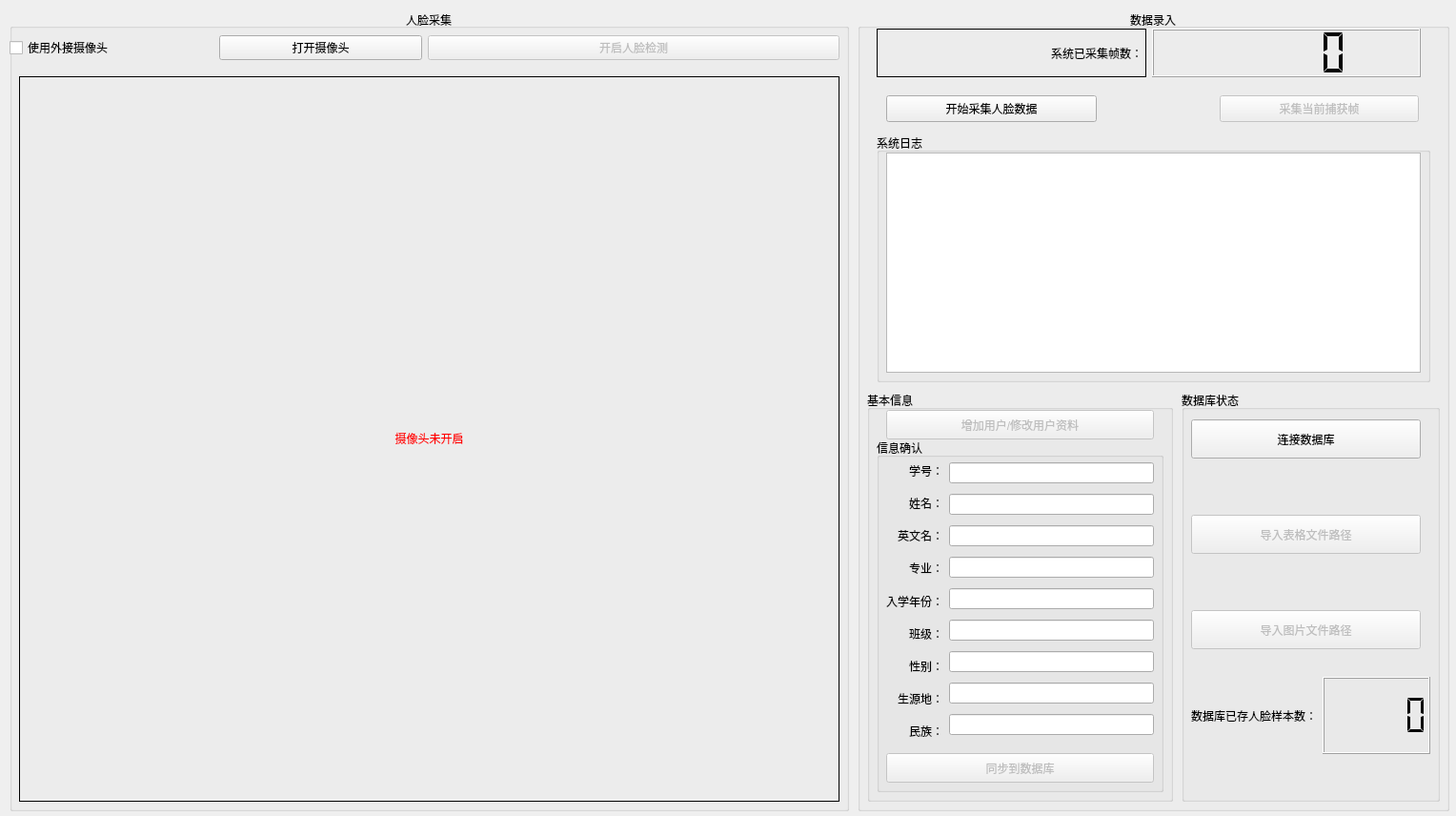
<?xml version="1.0" encoding="UTF-8"?>
<ui version="4.0">
 <class>dataRecordUI</class>
 <widget class="QWidget" name="dataRecordUI">
  <property name="geometry">
   <rect>
    <x>0</x>
    <y>0</y>
    <width>1528</width>
    <height>856</height>
   </rect>
  </property>
  <property name="windowTitle">
   <string>OpenCV Face Recognition System - DataRecord</string>
  </property>
  <widget class="QGroupBox" name="faceRecordGroupBox">
   <property name="geometry">
    <rect>
     <x>10</x>
     <y>10</y>
     <width>881</width>
     <height>841</height>
    </rect>
   </property>
   <property name="title">
    <string>人脸采集</string>
   </property>
   <property name="alignment">
    <set>Qt::AlignCenter</set>
   </property>
   <property name="flat">
    <bool>false</bool>
   </property>
   <widget class="QLabel" name="faceDetectCaptureLabel">
    <property name="geometry">
     <rect>
      <x>10</x>
      <y>70</y>
      <width>861</width>
      <height>761</height>
     </rect>
    </property>
    <property name="frameShape">
     <enum>QFrame::Box</enum>
    </property>
    <property name="text">
     <string>&lt;font color=red&gt;摄像头未开启&lt;/font&gt;</string>
    </property>
    <property name="alignment">
     <set>Qt::AlignCenter</set>
    </property>
   </widget>
   <widget class="QWidget" name="layoutWidget">
    <property name="geometry">
     <rect>
      <x>0</x>
      <y>20</y>
      <width>871</width>
      <height>41</height>
     </rect>
    </property>
    <layout class="QHBoxLayout" name="controlHorizontalLayout">
     <item>
      <layout class="QHBoxLayout" name="webcamHorizontalLayout">
       <item>
        <widget class="QCheckBox" name="useExternalCameraCheckBox">
         <property name="text">
          <string>使用外接摄像头</string>
         </property>
        </widget>
       </item>
       <item>
        <widget class="QPushButton" name="startWebcamButton">
         <property name="text">
          <string>打开摄像头</string>
         </property>
        </widget>
       </item>
      </layout>
     </item>
     <item>
      <widget class="QPushButton" name="enableFaceDetectButton">
       <property name="enabled">
        <bool>false</bool>
       </property>
       <property name="text">
        <string>开启人脸检测</string>
       </property>
      </widget>
     </item>
    </layout>
   </widget>
  </widget>
  <widget class="QGroupBox" name="dataGroupBox">
   <property name="geometry">
    <rect>
     <x>900</x>
     <y>10</y>
     <width>621</width>
     <height>841</height>
    </rect>
   </property>
   <property name="title">
    <string>数据录入</string>
   </property>
   <property name="alignment">
    <set>Qt::AlignCenter</set>
   </property>
   <widget class="QGroupBox" name="userInfoGroupBox">
    <property name="geometry">
     <rect>
      <x>10</x>
      <y>400</y>
      <width>321</width>
      <height>431</height>
     </rect>
    </property>
    <property name="title">
     <string>基本信息</string>
    </property>
    <widget class="QGroupBox" name="infoConfirmGroupBox">
     <property name="geometry">
      <rect>
       <x>10</x>
       <y>50</y>
       <width>301</width>
       <height>371</height>
      </rect>
     </property>
     <property name="title">
      <string>信息确认</string>
     </property>
     <widget class="QWidget" name="layoutWidget_3">
      <property name="geometry">
       <rect>
        <x>10</x>
        <y>20</y>
        <width>281</width>
        <height>301</height>
       </rect>
      </property>
      <layout class="QHBoxLayout" name="infoConfirmHorizontalLayout">
       <item>
        <layout class="QVBoxLayout" name="keyVerticalLayout">
         <item>
          <widget class="QLabel" name="stuIDLabel">
           <property name="frameShape">
            <enum>QFrame::NoFrame</enum>
           </property>
           <property name="text">
            <string>学号：</string>
           </property>
           <property name="alignment">
            <set>Qt::AlignRight|Qt::AlignTrailing|Qt::AlignVCenter</set>
           </property>
          </widget>
         </item>
         <item>
          <widget class="QLabel" name="cnNameLabel">
           <property name="frameShape">
            <enum>QFrame::NoFrame</enum>
           </property>
           <property name="text">
            <string>姓名：</string>
           </property>
           <property name="alignment">
            <set>Qt::AlignRight|Qt::AlignTrailing|Qt::AlignVCenter</set>
           </property>
          </widget>
         </item>
         <item>
          <widget class="QLabel" name="enNameLabel">
           <property name="frameShape">
            <enum>QFrame::NoFrame</enum>
           </property>
           <property name="text">
            <string>英文名：</string>
           </property>
           <property name="alignment">
            <set>Qt::AlignRight|Qt::AlignTrailing|Qt::AlignVCenter</set>
           </property>
          </widget>
         </item>
         <item>
          <widget class="QLabel" name="MajorLabel">
           <property name="frameShape">
            <enum>QFrame::NoFrame</enum>
           </property>
           <property name="text">
            <string>专业：</string>
           </property>
           <property name="alignment">
            <set>Qt::AlignRight|Qt::AlignTrailing|Qt::AlignVCenter</set>
           </property>
          </widget>
         </item>
         <item>
          <widget class="QLabel" name="GradeLabel">
           <property name="frameShape">
            <enum>QFrame::NoFrame</enum>
           </property>
           <property name="text">
            <string>入学年份：</string>
           </property>
           <property name="alignment">
            <set>Qt::AlignRight|Qt::AlignTrailing|Qt::AlignVCenter</set>
           </property>
          </widget>
         </item>
         <item>
          <widget class="QLabel" name="ClassLabel">
           <property name="frameShape">
            <enum>QFrame::NoFrame</enum>
           </property>
           <property name="text">
            <string>班级：</string>
           </property>
           <property name="alignment">
            <set>Qt::AlignRight|Qt::AlignTrailing|Qt::AlignVCenter</set>
           </property>
          </widget>
         </item>
         <item>
          <widget class="QLabel" name="SexLabel">
           <property name="frameShape">
            <enum>QFrame::NoFrame</enum>
           </property>
           <property name="text">
            <string>性别：</string>
           </property>
           <property name="alignment">
            <set>Qt::AlignRight|Qt::AlignTrailing|Qt::AlignVCenter</set>
           </property>
          </widget>
         </item>
         <item>
          <widget class="QLabel" name="ProvinceLabel">
           <property name="frameShape">
            <enum>QFrame::NoFrame</enum>
           </property>
           <property name="text">
            <string>生源地：</string>
           </property>
           <property name="alignment">
            <set>Qt::AlignRight|Qt::AlignTrailing|Qt::AlignVCenter</set>
           </property>
          </widget>
         </item>
         <item>
          <widget class="QLabel" name="NationLabel">
           <property name="frameShape">
            <enum>QFrame::NoFrame</enum>
           </property>
           <property name="text">
            <string>民族：</string>
           </property>
           <property name="alignment">
            <set>Qt::AlignRight|Qt::AlignTrailing|Qt::AlignVCenter</set>
           </property>
          </widget>
         </item>
        </layout>
       </item>
       <item>
        <layout class="QVBoxLayout" name="valueVerticalLayout">
         <item>
          <widget class="QLineEdit" name="stuIDLineEdit">
           <property name="focusPolicy">
            <enum>Qt::StrongFocus</enum>
           </property>
           <property name="readOnly">
            <bool>true</bool>
           </property>
          </widget>
         </item>
         <item>
          <widget class="QLineEdit" name="cnNameLineEdit">
           <property name="focusPolicy">
            <enum>Qt::StrongFocus</enum>
           </property>
           <property name="readOnly">
            <bool>true</bool>
           </property>
          </widget>
         </item>
         <item>
          <widget class="QLineEdit" name="enNameLineEdit">
           <property name="focusPolicy">
            <enum>Qt::StrongFocus</enum>
           </property>
           <property name="readOnly">
            <bool>true</bool>
           </property>
          </widget>
         </item>
         <item>
          <widget class="QLineEdit" name="MajorLineEdit">
           <property name="focusPolicy">
            <enum>Qt::StrongFocus</enum>
           </property>
           <property name="readOnly">
            <bool>true</bool>
           </property>
          </widget>
         </item>
         <item>
          <widget class="QLineEdit" name="GradeLineEdit">
           <property name="focusPolicy">
            <enum>Qt::StrongFocus</enum>
           </property>
           <property name="readOnly">
            <bool>true</bool>
           </property>
          </widget>
         </item>
         <item>
          <widget class="QLineEdit" name="ClassLineEdit">
           <property name="focusPolicy">
            <enum>Qt::StrongFocus</enum>
           </property>
           <property name="readOnly">
            <bool>true</bool>
           </property>
          </widget>
         </item>
         <item>
          <widget class="QLineEdit" name="SexLineEdit">
           <property name="focusPolicy">
            <enum>Qt::StrongFocus</enum>
           </property>
           <property name="readOnly">
            <bool>true</bool>
           </property>
          </widget>
         </item>
         <item>
          <widget class="QLineEdit" name="ProvinceLineEdit">
           <property name="focusPolicy">
            <enum>Qt::StrongFocus</enum>
           </property>
           <property name="readOnly">
            <bool>true</bool>
           </property>
          </widget>
         </item>
         <item>
          <widget class="QLineEdit" name="NationLineEdit">
           <property name="focusPolicy">
            <enum>Qt::StrongFocus</enum>
           </property>
           <property name="readOnly">
            <bool>true</bool>
           </property>
          </widget>
         </item>
        </layout>
       </item>
      </layout>
     </widget>
     <widget class="QPushButton" name="migrateToDbButton">
      <property name="enabled">
       <bool>false</bool>
      </property>
      <property name="geometry">
       <rect>
        <x>10</x>
        <y>330</y>
        <width>281</width>
        <height>31</height>
       </rect>
      </property>
      <property name="text">
       <string>同步到数据库</string>
      </property>
      <property name="autoDefault">
       <bool>false</bool>
      </property>
     </widget>
    </widget>
    <widget class="QPushButton" name="addOrUpdateUserInfoButton">
     <property name="enabled">
      <bool>false</bool>
     </property>
     <property name="geometry">
      <rect>
       <x>20</x>
       <y>20</y>
       <width>281</width>
       <height>31</height>
      </rect>
     </property>
     <property name="text">
      <string>增加用户/修改用户资料</string>
     </property>
     <property name="autoDefault">
      <bool>false</bool>
     </property>
    </widget>
   </widget>
   <widget class="QGroupBox" name="dbGroupBox">
    <property name="geometry">
     <rect>
      <x>340</x>
      <y>400</y>
      <width>271</width>
      <height>431</height>
     </rect>
    </property>
    <property name="title">
     <string>数据库状态</string>
    </property>
    <widget class="QWidget" name="layoutWidget_4">
     <property name="geometry">
      <rect>
       <x>10</x>
       <y>300</y>
       <width>251</width>
       <height>81</height>
      </rect>
     </property>
     <layout class="QHBoxLayout" name="dbUserCountHorizontalLayout">
      <item>
       <widget class="QLabel" name="dbUserCountLabel">
        <property name="text">
         <string>数据库已存人脸样本数：</string>
        </property>
        <property name="alignment">
         <set>Qt::AlignRight|Qt::AlignTrailing|Qt::AlignVCenter</set>
        </property>
       </widget>
      </item>
      <item>
       <widget class="QLCDNumber" name="dbUserCountLcdNum">
        <property name="segmentStyle">
         <enum>QLCDNumber::Flat</enum>
        </property>
       </widget>
      </item>
     </layout>
    </widget>
    <widget class="QPushButton" name="initDbButton">
     <property name="geometry">
      <rect>
       <x>10</x>
       <y>30</y>
       <width>241</width>
       <height>41</height>
      </rect>
     </property>
     <property name="text">
      <string>连接数据库</string>
     </property>
    </widget>
    <widget class="QPushButton" name="ExcelpathButton">
     <property name="enabled">
      <bool>false</bool>
     </property>
     <property name="geometry">
      <rect>
       <x>10</x>
       <y>130</y>
       <width>241</width>
       <height>41</height>
      </rect>
     </property>
     <property name="text">
      <string>导入表格文件路径</string>
     </property>
    </widget>
    <widget class="QPushButton" name="ImagepathButton">
     <property name="enabled">
      <bool>false</bool>
     </property>
     <property name="geometry">
      <rect>
       <x>10</x>
       <y>230</y>
       <width>241</width>
       <height>41</height>
      </rect>
     </property>
     <property name="text">
      <string>导入图片文件路径</string>
     </property>
    </widget>
   </widget>
   <widget class="QGroupBox" name="logGroupBox">
    <property name="geometry">
     <rect>
      <x>20</x>
      <y>130</y>
      <width>581</width>
      <height>261</height>
     </rect>
    </property>
    <property name="title">
     <string>系统日志</string>
    </property>
    <widget class="QTextEdit" name="logTextEdit">
     <property name="geometry">
      <rect>
       <x>10</x>
       <y>20</y>
       <width>561</width>
       <height>231</height>
      </rect>
     </property>
     <property name="readOnly">
      <bool>true</bool>
     </property>
    </widget>
   </widget>
   <widget class="QWidget" name="layoutWidget_2">
    <property name="geometry">
     <rect>
      <x>20</x>
      <y>20</y>
      <width>571</width>
      <height>51</height>
     </rect>
    </property>
    <layout class="QHBoxLayout" name="faceRecordHorizontalLayout">
     <item>
      <layout class="QHBoxLayout" name="faceRecordCountHorizontalLayout">
       <item>
        <widget class="QLabel" name="faceRecordCountLabel">
         <property name="frameShape">
          <enum>QFrame::Panel</enum>
         </property>
         <property name="text">
          <string>系统已采集帧数：</string>
         </property>
         <property name="alignment">
          <set>Qt::AlignRight|Qt::AlignTrailing|Qt::AlignVCenter</set>
         </property>
        </widget>
       </item>
       <item>
        <widget class="QLCDNumber" name="faceRecordCountLcdNum">
         <property name="segmentStyle">
          <enum>QLCDNumber::Flat</enum>
         </property>
        </widget>
       </item>
      </layout>
     </item>
    </layout>
   </widget>
   <widget class="QPushButton" name="enableFaceRecordButton">
    <property name="enabled">
     <bool>false</bool>
    </property>
    <property name="geometry">
     <rect>
      <x>380</x>
      <y>90</y>
      <width>209</width>
      <height>28</height>
     </rect>
    </property>
    <property name="text">
     <string>采集当前捕获帧</string>
    </property>
   </widget>
   <widget class="QPushButton" name="startFaceRecordButton">
    <property name="enabled">
     <bool>true</bool>
    </property>
    <property name="geometry">
     <rect>
      <x>30</x>
      <y>90</y>
      <width>221</width>
      <height>28</height>
     </rect>
    </property>
    <property name="text">
     <string>开始采集人脸数据</string>
    </property>
   </widget>
  </widget>
 </widget>
 <resources/>
 <connections/>
</ui>
